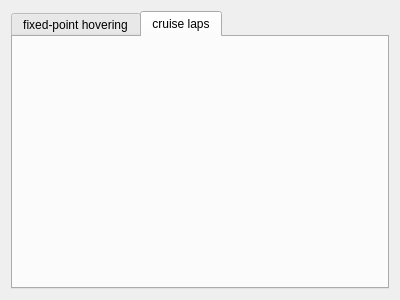
<?xml version="1.0" encoding="UTF-8"?>
<ui version="4.0">
 <class>CmdTrack</class>
 <widget class="QWidget" name="CmdTrack">
  <property name="geometry">
   <rect>
    <x>0</x>
    <y>0</y>
    <width>400</width>
    <height>300</height>
   </rect>
  </property>
  <property name="windowTitle">
   <string>Form</string>
  </property>
  <layout class="QVBoxLayout" name="verticalLayout">
   <item>
    <widget class="QTabWidget" name="tabWidget">
     <property name="currentIndex">
      <number>1</number>
     </property>
     <widget class="QWidget" name="tab">
      <attribute name="title">
       <string>fixed-point hovering</string>
      </attribute>
     </widget>
     <widget class="CmdTrackCircleNum" name="tabTrackCircleNum">
      <attribute name="title">
       <string>cruise laps</string>
      </attribute>
     </widget>
    </widget>
   </item>
  </layout>
 </widget>
 <customwidgets>
  <customwidget>
   <class>CmdTrackCircleNum</class>
   <extends>QWidget</extends>
   <header>cmdTrackCircleNum.h</header>
   <container>1</container>
  </customwidget>
 </customwidgets>
 <resources/>
 <connections/>
</ui>
